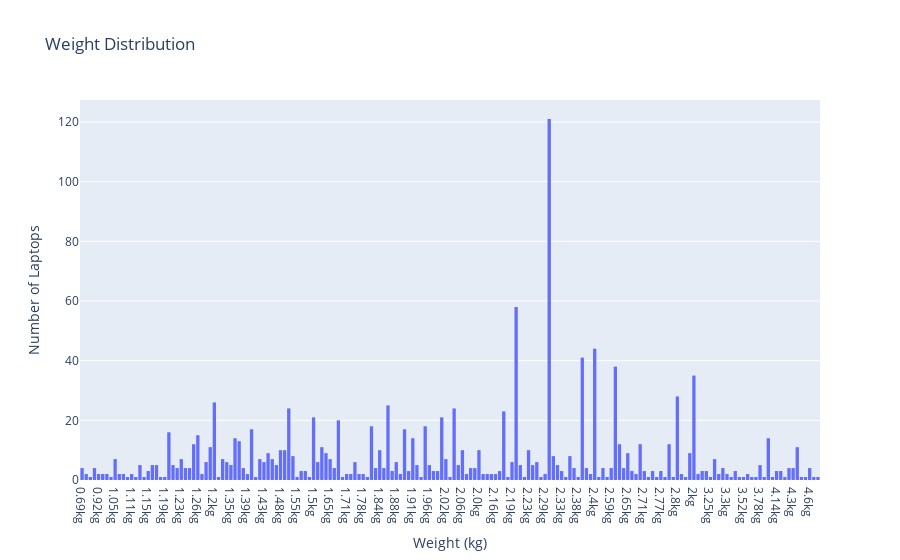

This figure's notebook cell:
### Markdown cell above
# How is weight distributed among the laptops?

### Code cell
import plotly.express as px

def num_plot(data, column, title, unit):
    # Sort the DataFrame by the specified column
    sorted_data = data.sort_values(by=column)
    
    # Plot the histogram
    fig = px.histogram(sorted_data, x=column, 
                       labels={column: f'{column} ({unit})', 'count': 'Number of Laptops'},
                       title=title)
    fig.update_layout(xaxis={'title': f'{column} ({unit})'},
                      yaxis={'title': 'Number of Laptops'})
    fig.show()

# Assuming your DataFrame containing the data is named 'data'
num_plot(data, 'Weight', 'Weight Distribution', 'kg')

### Figure 1 — Plotly figure (JSON) as saved in the notebook; plotly's stock layout.template omitted (floating-point values rounded to 4 significant figures; data arrays with more than 128 entries replaced by an {"elided": "..."} marker saying what was removed)
{"data": [{"alignmentgroup": "True", "bingroup": "x", "hovertemplate": "Weight (kg)=%{x}<br>count=%{y}<extra></extra>", "legendgroup": "", "marker": {"color": "#636efa", "pattern": {"shape": ""}}, "name": "", "offsetgroup": "", "orientation": "v", "showlegend": false, "type": "histogram", "x": {"elided": "1303 str values"}, "xaxis": "x", "yaxis": "y"}], "layout": {"barmode": "relative", "legend": {"tracegroupgap": 0}, "title": {"text": "Weight Distribution"}, "xaxis": {"anchor": "y", "domain": [0, 1], "title": {"text": "Weight (kg)"}}, "yaxis": {"anchor": "x", "domain": [0, 1], "title": {"text": "Number of Laptops"}}}}
